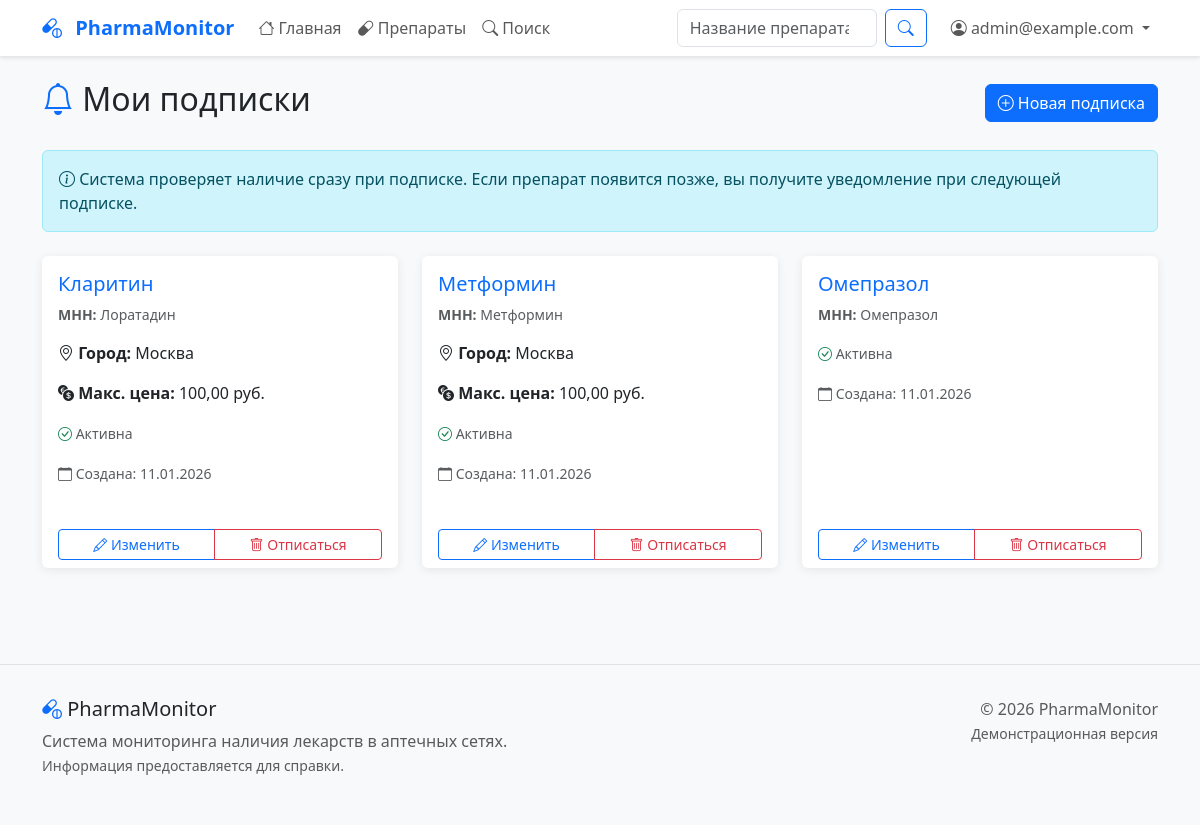
The app's page /drugs/subscriptions/ (signed in), older data.
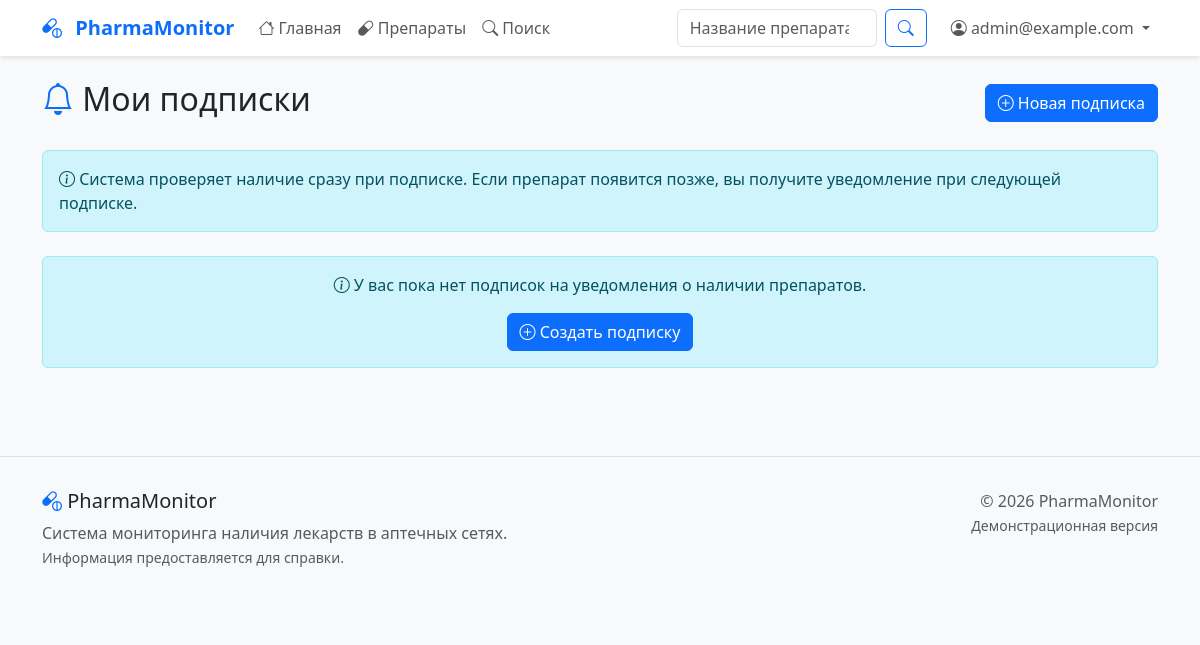
The same page, newer data.
### drugs/models.py (models this page shows, shortened)
class CustomUser(AbstractBaseUser, PermissionsMixin):
    email = models.EmailField("Электронная почта", unique=True)
    username = models.CharField("Имя пользователя", max_length=150, unique=True, blank=True, null=True)
    first_name = models.CharField("Имя", max_length=150, blank=True)
    last_name = models.CharField("Фамилия", max_length=150, blank=True)
    is_staff = models.BooleanField("Сотрудник", default=False)
    is_active = models.BooleanField("Активен", default=True)
    date_joined = models.DateTimeField("Дата регистрации", auto_now_add=True)
    email_notifications = models.BooleanField("Email уведомления", default=True)
    objects = CustomUserManager()
    USERNAME_FIELD = 'email'
    REQUIRED_FIELDS = ['username']  # Важно: добавьте username сюда
    class Meta:
        verbose_name = "Пользователь"
        verbose_name_plural = "Пользователи"
        db_table = 'custom_user'  # Явно указываем имя таблицы
    def get_full_name(self):
        full_name = f"{self.first_name} {self.last_name}".strip()
        return full_name if full_name else self.email

class UserSubscription(models.Model):
    user = models.ForeignKey(settings.AUTH_USER_MODEL, on_delete=models.CASCADE, verbose_name="Пользователь")
    drug = models.ForeignKey(Drug, on_delete=models.CASCADE, verbose_name="Препарат")
    city = models.CharField("Город", max_length=100, blank=True, null=True)
    max_price = models.DecimalField("Максимальная цена", max_digits=10, decimal_places=2, blank=True, null=True)
    is_active = models.BooleanField("Активна", default=True)
    created_at = models.DateTimeField("Дата создания", auto_now_add=True)
    class Meta:
        verbose_name = "Подписка пользователя"
        verbose_name_plural = "Подписки пользователей"
        unique_together = ['user', 'drug', 'city']

class Drug(models.Model):
    mnn = models.CharField("МНН (Международное название)", max_length=255)
    trade_name = models.CharField("Торговое название", max_length=255)
    form = models.CharField("Форма выпуска", max_length=100)
    dosage = models.CharField("Дозировка", max_length=100)
    manufacturer = models.CharField("Производитель", max_length=255)
    atx_code = models.CharField("АТХ код", max_length=20, blank=True, null=True)
    description = models.TextField("Описание", blank=True, null=True)
    created_at = models.DateTimeField("Дата добавления", auto_now_add=True)
    updated_at = models.DateTimeField("Дата обновления", auto_now=True)
    class Meta:
        verbose_name = "Препарат"
        verbose_name_plural = "Препараты"
        ordering = ['trade_name']

### drugs/views.py (the view)
# urls.py: path('subscriptions/', views.my_subscriptions, name='my_subscriptions'),
@login_required
def my_subscriptions(request):
    subscriptions = UserSubscription.objects.filter(user=request.user).select_related('drug')
    return render(request, 'drugs/my_subscriptions.html', {
        'subscriptions': subscriptions,
    })

### drugs/templates/drugs/my_subscriptions.html (shortened to what this page needs)
{% extends 'base.html' %}
{% block content %}
<div class="d-flex justify-content-between align-items-center mb-4">
    <h2><i class="bi bi-bell text-primary"></i> Мои подписки</h2>
    <a href="{% url 'drugs:subscribe' %}" class="btn btn-primary">
        <i class="bi bi-plus-circle"></i> Новая подписка
    </a>
</div>
<div class="alert alert-info mb-4">
    <i class="bi bi-info-circle"></i>
    Система проверяет наличие сразу при подписке.
    Если препарат появится позже, вы получите уведомление при следующей подписке.
</div>
{% if subscriptions %}
    <div class="row">
        {% for subscription in subscriptions %}
            <div class="col-md-6 col-lg-4 mb-4">
                <div class="card h-100 {% if not subscription.is_active %}bg-light{% endif %}">
                    <div class="card-body">
                        <h5 class="card-title">
                            <a href="{% url 'drugs:drug_detail' subscription.drug.id %}" class="text-decoration-none">
                                {{ subscription.drug.trade_name }}
                            </a>
                        </h5>
                        <p class="card-text text-muted small">
                            <strong>МНН:</strong> {{ subscription.drug.mnn }}
                        </p>
                        {% if subscription.city %}
                            <p class="card-text">
                                <i class="bi bi-geo-alt"></i> <strong>Город:</strong> {{ subscription.city }}
                            </p>
                        {% endif %}
                        {% if subscription.max_price %}
                            <p class="card-text">
                                <i class="bi bi-currency-exchange"></i> <strong>Макс. цена:</strong> {{ subscription.max_price }} руб.
                            </p>
                        {% endif %}
                        <p class="card-text">
                            <small class="text-muted">
                                <i class="bi bi-{% if subscription.is_active %}check-circle text-success{% else %}x-circle text-secondary{% endif %}"></i>
                                {% if subscription.is_active %}Активна{% else %}Неактивна{% endif %}
                            </small>
                        </p>
                        <p class="card-text">
                            <small class="text-muted">
                                <i class="bi bi-calendar"></i> Создана: {{ subscription.created_at|date:"d.m.Y" }}
                            </small>
                        </p>
                    </div>
                    <div class="card-footer bg-transparent border-top-0">
                        <div class="btn-group w-100" role="group">
                            <a href="{% url 'drugs:edit_subscription' subscription.id %}" class="btn btn-sm btn-outline-primary">
                                <i class="bi bi-pencil"></i> Изменить
                            </a>
                            <a href="{% url 'drugs:unsubscribe' subscription.id %}" class="btn btn-sm btn-outline-danger">
                                <i class="bi bi-trash"></i> Отписаться
                            </a>
                        </div>
                    </div>
                </div>
            </div>
        {% endfor %}
    </div>
{% else %}
    <div class="alert alert-info text-center">
        <i class="bi bi-info-circle"></i> У вас пока нет подписок на уведомления о наличии препаратов.
        <br>
        <a href="{% url 'drugs:subscribe' %}" class="btn btn-primary mt-3">
            <i class="bi bi-plus-circle"></i> Создать подписку
        </a>
    </div>
{% endif %}
{% endblock %}

### templates/base.html (shortened to what this page needs)
<!DOCTYPE html>
<html lang="ru">
<head>
    <link href="https://cdn.jsdelivr.net/npm/bootstrap@5.3.0/dist/css/bootstrap.min.css" rel="stylesheet">
    <link rel="stylesheet" href="https://cdn.jsdelivr.net/npm/bootstrap-icons@1.10.0/font/bootstrap-icons.css">
</head>
<body>
    <nav class="navbar navbar-expand-lg navbar-light bg-white navbar-shadow">
        <div class="container">
            <a class="navbar-brand text-primary" href="{% url 'home' %}">
                <i class="bi bi-capsule-pill me-2"></i>
                <strong>PharmaMonitor</strong>
            </a>
            <div class="collapse navbar-collapse" id="navbarNav">
                <ul class="navbar-nav me-auto">
                    <li class="nav-item">
                        <a class="nav-link" href="{% url 'home' %}">
                            <i class="bi bi-house"></i> Главная
                        </a>
                    </li>
                    <li class="nav-item">
                        <a class="nav-link" href="{% url 'drugs:drug_list' %}">
                            <i class="bi bi-capsule"></i> Препараты
                        </a>
                    </li>
                    <li class="nav-item">
                        <a class="nav-link" href="{% url 'drugs:drug_search' %}">
                            <i class="bi bi-search"></i> Поиск
                        </a>
                    </li>
                </ul>
                <form class="d-flex me-3" method="get" action="{% url 'drugs:drug_search' %}">
                    <input class="form-control me-2" type="search" name="q"
                           placeholder="Название препарата..." style="width: 200px;">
                    <button class="btn btn-outline-primary" type="submit">
                        <i class="bi bi-search"></i>
                    </button>
                </form>
                <ul class="navbar-nav">
                    {% if user.is_authenticated %}
                        <li class="nav-item dropdown">
                            <a class="nav-link dropdown-toggle" href="#" id="userDropdown" role="button" data-bs-toggle="dropdown">
                                <i class="bi bi-person-circle"></i> {{ user.get_full_name|default:user.email }}
                            </a>
                        </li>
                    {% endif %}
                </ul>
            </div>
        </div>
    </nav>
    <main class="container py-4">
        {% block content %}{% endblock %}
    </main>
    <footer class="mt-5">
        <div class="container">
            <div class="row">
                <div class="col-md-6">
                    <h5><i class="bi bi-capsule-pill text-primary"></i> PharmaMonitor</h5>
                    <p class="text-muted">
                        Система мониторинга наличия лекарств в аптечных сетях.<br>
                        <small>Информация предоставляется для справки.</small>
                    </p>
                </div>
                <div class="col-md-6 text-md-end">
                    <p class="mb-0 text-muted">
                        &copy; {% now "Y" %} PharmaMonitor<br>
                        <small>Демонстрационная версия</small>
                    </p>
                </div>
            </div>
        </div>
    </footer>
</body>
</html>

### templates/base.html (style rules this page uses)
body { font-family: 'Segoe UI', system-ui, -apple-system, sans-serif; background-color: #f8f9fa; }
.navbar-brand { font-weight: 600; }
footer { margin-top: 3rem; padding: 2rem 0; background-color: #f8f9fa; border-top: 1px solid #dee2e6; }
.navbar { box-shadow: 0 2px 4px rgba(0,0,0,0.1); }

Row changes from the older to the newer data that the page shows:
removed UserSubscription: drug.trade_name "Кларитин", drug.mnn "Лоратадин", city "Москва", max_price "100,00", is_active True (drawn), created_at "11.01.2026"
removed UserSubscription: drug.trade_name "Метформин", drug.mnn "Метформин", city "Москва", max_price "100,00", is_active True (drawn), created_at "11.01.2026"
removed UserSubscription: drug.trade_name "Омепразол", drug.mnn "Омепразол", is_active True (drawn), created_at "11.01.2026"
Text that changed along with them:
text now shown: "У вас пока нет подписок на уведомления о наличии препаратов. Создать подписку"
